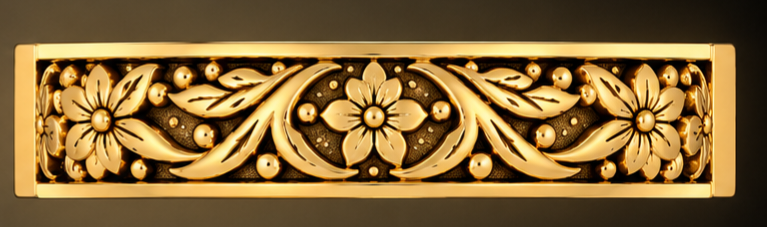
#> input picture reference/band_face.png, 767 x 227 px, found by its file name
$ python stage1.py
#> lines starting #> are read from the running program, lines starting #| are printed output that depends on the picture; after the words box and inside, x2 and y2 are one past the last pixel; in counts of white or black regions, pixels touching at a corner belong together
import os
# stage 1: tile -> 2x, gold mask, slit carve, beads, watershed regions  (debug overlays)
import cv2, numpy as np, os, pickle
from scipy import ndimage as ndi
from skimage.segmentation import watershed
ROOT='.'; Z='/tmp/band_v3_out/'
S=2
def ell(k):
    k=int(round(k)); k=k if k%2 else k+1
    return cv2.getStructuringElement(cv2.MORPH_ELLIPSE,(k,k))
g=lambda a,s: cv2.GaussianBlur(a,(0,0),s)

ref=cv2.imread(ROOT+'/reference/band_face.png')
#> ref is the input picture: shape (227, 767, 3); mean B, G, R 56.7, 105.4, 135.3
im=cv2.resize(ref[37:207,6:741],None,fx=2.2,fy=2.2,interpolation=cv2.INTER_CUBIC)
# new ref (reference/band_face.png): affine-aligned (ECC, shift ~3.4x0.6 ref px + 0.3% scale/1deg shear) into the frame the old ring crop had, so all hand-tuned coordinates stay valid
_WA=np.array([[1.00325,0.01918,-7.56803],[0.00187,1.00146,-1.42234]])
im=cv2.warpAffine(im,_WA,(im.shape[1],im.shape[0]),flags=cv2.INTER_CUBIC|cv2.WARP_INVERSE_MAP,borderMode=cv2.BORDER_REPLICATE)
CROPX=int(os.environ.get('CROPX',0))   # extra ref rows (1x) taken at the BOTTOM; stage38+ drops the same number of dark rows at the top of the final map
c=im[48:308+CROPX,66:1502]
A=c[:,147:747]
P=np.hstack([A,A[:,::-1][:,1:-1]]); PW=P.shape[1]          # one exact period (1198 cols)
T=np.hstack([P,P,P])
T2=cv2.resize(T,None,fx=S,fy=S,interpolation=cv2.INTER_CUBIC)
H2,W2=T2.shape[:2]; PW2=PW*S
X=lambda xp,k=1: (xp+PW*k)*S+(S-1)/2      # period-x (1x) -> T2 col
Y=lambda y: y*S+(S-1)/2

Lab=cv2.cvtColor(T2,cv2.COLOR_BGR2LAB).astype(np.float32)[...,0]
sd=np.sqrt(np.maximum(g(Lab*Lab,3*S)-g(Lab,3*S)**2,0))
score=g(Lab,2.5*S)-0.6*sd   # (kept for old outline / debug)

def build(close_k,hole_max):
#> called with close_k = 13, hole_max = 1200
    m=(score>104).astype(np.uint8)
#> m: shape (520, 7188); values 0 (black) and 1 (white), 50.7% white; 70 black regions (6 under 20 px), largest, box (x1, y1, x2, y2) and area: (0, 0, 7188, 520) 1627597, (499, 288, 939, 520) 26739, (1459, 288, 1899, 520) 26739
    m=cv2.morphologyEx(m,cv2.MORPH_CLOSE,ell(close_k*S))
#> m: shape (520, 7188); values 0 (black) and 1 (white), 55.7% white; 51 black regions, largest, box (x1, y1, x2, y2) and area: (827, 0, 1571, 488) 143874, (3223, 0, 3967, 488) 143874, (5619, 0, 6363, 488) 143874
    m=cv2.morphologyEx(m,cv2.MORPH_OPEN,ell(5*S))
#> m: shape (520, 7188); values 0 (black) and 1 (white), 55.6% white; 39 black regions, largest, box (x1, y1, x2, y2) and area: (1424, 0, 3370, 420) 256310, (3820, 0, 5766, 420) 256310, (827, 0, 1571, 520) 172842
    inv=1-m; l,n=ndi.label(inv); sz=ndi.sum(inv,l,range(1,n+1))
#> after `l, n = ndi.label(inv)`: n = 39
#> after `sz = ndi.sum(inv, l, range(1, n + 1))`: sz = 39 values, max 256310 at index 2, min 553 at index 13, mean 42576.4
    for i,s in enumerate(sz):
        if s<hole_max*S*S: m[l==i+1]=1
#> this loop made 39 passes
#> s on passes 1 to 8: 128186, 172842, 256310, 172842, 256310, 172842, 128123, 3574
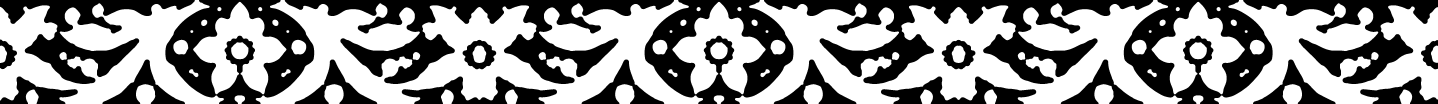
#> m: shape (520, 7188) (shown at 1/5 size); values 0 (black) and 1 (white), 56.7% white; 21 black regions, largest, box (x1, y1, x2, y2) and area: (1424, 0, 3370, 420) 256310, (3820, 0, 5766, 420) 256310, (827, 0, 1571, 520) 172842
    return m
big,small=build(13,1200),build(7,120)
#> the loop in build (call 2), `for i,s in enumerate(sz):` made 41 passes
#> s on passes 1 to 8: 1473199, 371, 371, 371, 371, 371, 371, 305

FLOWERS=[(0,133,24),(599,128,26)]                 # (axis x in period, y, centre-dome radius)
zone=np.zeros((H2,W2),np.float32)
for k in range(3):
    for fx,fy,_ in FLOWERS:
        cv2.ellipse(zone,(int(X(fx,k)),int(Y(130))),(125*S,150*S),0,0,360,1,-1)
#> zone: shape (520, 7188) float32; values 0 (black) and 1 (white), 32.8% white; 6 white regions, box (x1, y1, x2, y2) and area: (948, 0, 1449, 520) 222538, (2146, 0, 2647, 520) 222538, (3344, 0, 3845, 520) 222538, (4542, 0, 5043, 520) 222538, (5740, 0, 6241, 520) 222538, (0, 0, 251, 520) 111527
zone=g(zone,12*S)
m=np.where(zone>.5,small,big).astype(np.uint8)
#> m: shape (520, 7188); values 0 (black) and 1 (white), 54.9% white; 20 black regions (2 under 20 px), largest, box (x1, y1, x2, y2) and area: (1424, 0, 3370, 420) 285882, (3820, 0, 5766, 420) 285882, (827, 0, 1571, 520) 180101

# ---- precise outline (v7): topology-safe base mask (light blur, small close) + local half-max edge refinement
def base_mask(sig=1.2,close_k=5,hole=60,speck=40):
#> called with sig = 1.2, close_k = 5, hole = 60, speck = 40
    sc=g(Lab,sig*S)-0.6*sd
    b=(sc>104).astype(np.uint8)
#> b: shape (520, 7188); values 0 (black) and 1 (white), 52% white; 124 black regions, largest, box (x1, y1, x2, y2) and area: (0, 0, 7188, 520) 1573036, (495, 286, 943, 520) 25925, (1455, 286, 1903, 520) 25925
    b=cv2.morphologyEx(b,cv2.MORPH_CLOSE,ell(close_k*S))
#> b: shape (520, 7188); values 0 (black) and 1 (white), 52.6% white; 58 black regions, largest, box (x1, y1, x2, y2) and area: (0, 0, 7188, 520) 1563841, (498, 288, 939, 520) 25885, (1459, 288, 1900, 520) 25885
    b=cv2.morphologyEx(b,cv2.MORPH_OPEN,ell(3*S))
#> b: shape (520, 7188); values 0 (black) and 1 (white), 52.5% white; 58 black regions, largest, box (x1, y1, x2, y2) and area: (0, 0, 7188, 520) 1565767, (498, 288, 939, 520) 25907, (1459, 288, 1900, 520) 25907
    l,n=ndi.label(b); sz=ndi.sum(b,l,range(1,n+1))
#> after `l, n = ndi.label(b)`: n = 141
#> after `sz = ndi.sum(b, l, range(1, n + 1))`: sz = 141 values, max 145092 at index 9, min 45 at index 44, mean 13926.3
    for i,s_ in enumerate(sz):
        if s_<speck*S*S: b[l==i+1]=0
#> this loop made 141 passes
#> s_ on passes 1 to 8: 69, 69, 69, 69, 69, 69, 27828, 27828
#> b: shape (520, 7188); values 0 (black) and 1 (white), 52.5% white; 58 black regions, largest, box (x1, y1, x2, y2) and area: (0, 0, 7188, 520) 1567873, (498, 288, 939, 520) 25907, (1459, 288, 1900, 520) 25907
    inv=1-b; l,n=ndi.label(inv); sz=ndi.sum(inv,l,range(1,n+1))
#> after `l, n = ndi.label(inv)`:
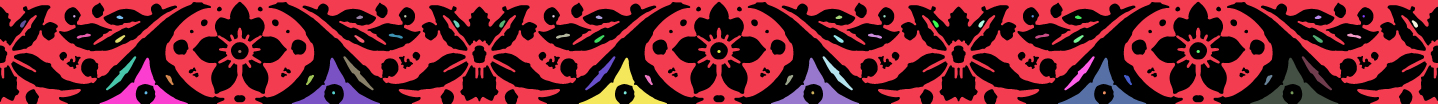
#> l: shape (520, 7188) int32 (shown at 1/5 size); 59 distinct labels, from 0 to 58; one colour per label, 0 black
#> after `l, n = ndi.label(inv)`: n = 58
#> after `sz = ndi.sum(inv, l, range(1, n + 1))`: sz = 58 values, max 1567873 at index 0, min 111 at index 1, mean 30625.2
    for i,s_ in enumerate(sz):
        if s_<hole*S*S: b[l==i+1]=1
#> this loop made 58 passes
#> s_ on passes 1 to 8: 1567873, 111, 111, 111, 111, 111, 111, 426
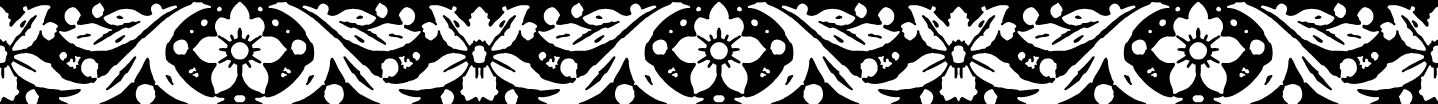
#> b: shape (520, 7188) (shown at 1/5 size); values 0 (black) and 1 (white), 52.5% white; 43 black regions, largest, box (x1, y1, x2, y2) and area: (0, 0, 7188, 520) 1567873, (498, 288, 939, 520) 25907, (1459, 288, 1900, 520) 25907
    return b
def refine_edges(b,sig=0.8,R=6,B=5):
    # inside the +-B px band around the base boundary, put the edge at the half-way level between the
    # local gold plateau (max L inside, radius R) and the local recess level (min L outside)
#> called with sig = 0.8, R = 6, B = 5
    Lf=g(Lab,sig*S); r=int(R*S)
    hi=g(cv2.dilate(np.where(b>0,Lf,0).astype(np.float32),ell(2*r+1)),2*S)
    lo=g(cv2.erode(np.where(b>0,255,Lf).astype(np.float32),ell(2*r+1)),2*S)
    d=cv2.distanceTransform(b,cv2.DIST_L2,5)-cv2.distanceTransform(1-b,cv2.DIST_L2,5)
    new=np.where(np.abs(d)<B*S,Lf>0.5*(hi+lo),b>0).astype(np.uint8)
#> new: shape (520, 7188); values 0 (black) and 1 (white), 55.8% white; 292 black regions (174 under 20 px), largest, box (x1, y1, x2, y2) and area: (0, 0, 7188, 520) 1363839, (1076, 129, 1322, 520) 30096, (3472, 129, 3718, 520) 30096
    l,n=ndi.label(new); sz=ndi.sum(new,l,range(1,n+1))
#> after `l, n = ndi.label(new)`:
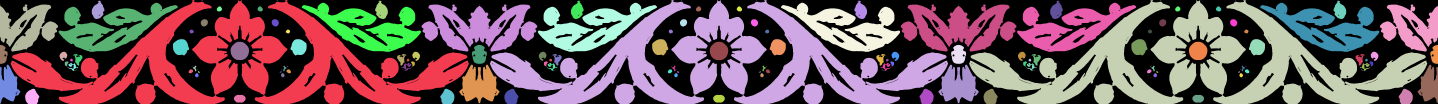
#> l: shape (520, 7188) int32 (shown at 1/5 size); 272 distinct labels, from 0 to 271; one colour per label, 0 black
#> after `l, n = ndi.label(new)`: n = 271
#> after `sz = ndi.sum(new, l, range(1, n + 1))`: sz = 271 values, max 418938 at index 0, min 1 at index 28, mean 7694.8
    for i,s_ in enumerate(sz):
        if s_<40*S*S: new[l==i+1]=0
#> this loop made 271 passes
#> s_ on passes 1 to 3: 418938, 418938, 418938
    return new
def fill_slits(b,w=8,maxarea=900):
    # dark features narrower than w px that touch the wide recess at <=1 place are slits/pin holes inside a
    # leaf: fill them (later stages re-cut them as soft grooves). Features bridging two recess areas are
    # real gaps between shapes and stay open.
#> called with w = 8, maxarea = 900
    inv=(1-b).astype(np.uint8)
    far=cv2.morphologyEx(inv,cv2.MORPH_OPEN,ell(w*S))
#> far: shape (520, 7188); values 0 (black) and 1 (white), 41.1% white; 92 white regions, largest, box (x1, y1, x2, y2) and area: (1720, 0, 3074, 159) 85474, (4116, 0, 5470, 159) 85474, (828, 0, 1190, 485) 67135
    far=cv2.dilate(far,ell(3))                        # recover opening shrink at the contact line
#> far: shape (520, 7188); values 0 (black) and 1 (white), 42.7% white; 86 white regions, largest, box (x1, y1, x2, y2) and area: (1719, 0, 3075, 160) 88406, (4115, 0, 5471, 160) 88406, (827, 0, 1191, 486) 69099
    narrow=(inv>0)&(far==0)
#> narrow: shape (520, 7188) bool; 2.9% white; 959 white regions (490 under 20 px), largest, box (x1, y1, x2, y2) and area: (63, 292, 183, 362) 1586, (2215, 292, 2335, 362) 1586, (2459, 292, 2579, 362) 1586
    l,n=ndi.label(narrow); out=b.copy()
#> after `l, n = ndi.label(narrow)`:
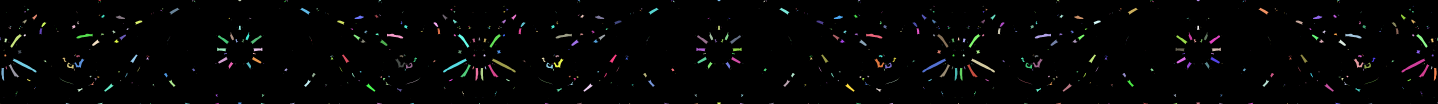
#> l: shape (520, 7188) int32 (shown at 1/5 size); 1471 distinct labels, from 0 to 1470; one colour per label, 0 black
#> after `l, n = ndi.label(narrow)`: n = 1470
    sl=ndi.find_objects(l)
#> sl = 1470 items
    for i,sli in enumerate(sl):
        y0,y1=max(sli[0].start-6*S,0),min(sli[0].stop+6*S,b.shape[0])
        x0,x1=max(sli[1].start-6*S,0),min(sli[1].stop+6*S,b.shape[1])
        comp=(l[y0:y1,x0:x1]==i+1).astype(np.uint8)
        if comp.sum()>maxarea*S*S: continue
        touch=cv2.dilate(comp,ell(5*S))&(far[y0:y1,x0:x1]>0)&(inv[y0:y1,x0:x1]>0)
        k,_=ndi.label(touch)
        if _<=1: out[y0:y1,x0:x1][comp>0]=1
#> this loop made 1470 passes
#> (y0, y1, x0, x1) on passes 1 to 3: (0, 17, 481, 516), (0, 15, 948, 985), (0, 18, 1179, 1219)
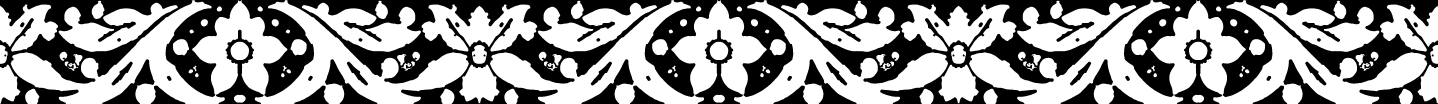
#> out: shape (520, 7188) (shown at 1/5 size); values 0 (black) and 1 (white), 57.9% white; 46 black regions, largest, box (x1, y1, x2, y2) and area: (0, 0, 7188, 520) 1332662, (1079, 148, 1319, 520) 24686, (3475, 148, 3715, 520) 24686
    return out
def smooth_mask(b,sig=1.2):
#> called with sig = 1.2
    d=cv2.distanceTransform(b,cv2.DIST_L2,5)-cv2.distanceTransform(1-b,cv2.DIST_L2,5)
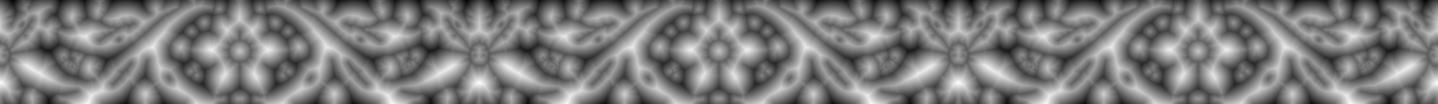
#> d: shape (520, 7188) float32 (shown at 1/5 size); min -62.55, max 75.74, mean 5.3; drawn with min black and max white
    out=(g(d.astype(np.float32),sig*S)>0).astype(np.uint8)
#> out: shape (520, 7188); values 0 (black) and 1 (white), 57.8% white; 52 black regions, largest, box (x1, y1, x2, y2) and area: (1435, 0, 3359, 520) 309790, (3831, 0, 5755, 520) 309790, (0, 0, 963, 520) 154964
    inv=1-out; l,n=ndi.label(inv); sz=ndi.sum(inv,l,range(1,n+1))   # pin holes left after smoothing
#> after `l, n = ndi.label(inv)`: n = 52
#> after `sz = ndi.sum(inv, l, range(1, n + 1))`: sz = 52 values, max 309790 at index 2, min 58 at index 22, mean 30317.6
    for i,s_ in enumerate(sz):
        if s_<150*S*S: out[l==i+1]=1
#> this loop made 52 passes
#> s_ on passes 1 to 8: 154964, 135106, 309790, 135106, 309790, 135106, 154812, 375
    return out
if not os.environ.get('OLD_OUTLINE'):
    m=refine_edges(base_mask())
    m=smooth_mask(fill_slits(m))

g8=cv2.cvtColor(T2,cv2.COLOR_BGR2GRAY).astype(np.float32)
bh=cv2.morphologyEx(g(g8,1.2*S),cv2.MORPH_BLACKHAT,ell(13*S))
slit=((bh>52)&(zone>.5)).astype(np.uint8)
slit=cv2.morphologyEx(slit,cv2.MORPH_OPEN,ell(2*S))
l,n=ndi.label(slit); sz=ndi.sum(slit,l,range(1,n+1))
#> after `l, n = ndi.label(slit)`: n = 111
#> after `sz = ndi.sum(slit, l, range(1, n + 1))`: sz = 111 values, max 20220 at index 11, min 17 at index 5, mean 1148.6
for i,s in enumerate(sz):
    if s<90*S*S: slit[l==i+1]=0
#> this loop made 111 passes
#> s on passes 1 to 8: 49, 49, 49, 49, 49, 17, 17, 17

np.savez_compressed(Z+'s1.npz',m=m,slit=slit,bh=bh,zone=zone,score=score)
cv2.imwrite(Z+'T2.png',T2)
print(T2.shape,PW,PW2)
#| (520, 7188, 3) 1198 2396

$ run again, with reference/flat_sol_l.png copied over reference/band_face.png
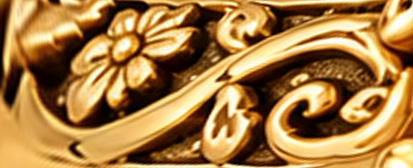
#> input picture reference/flat_sol_l.png, 413 x 168 px, found by its file name
#> ref is the input picture: shape (168, 413, 3); mean B, G, R 67.9, 125.4, 168.3
#> in build, `l, n = ndi.label(inv)`: n = 46
#> in build, `sz = ndi.sum(inv, l, range(1, n + 1))`: sz = 46 values, max 288038 at index 2, min 762 at index 34, mean 33775.2
#> the loop in build, `for i,s in enumerate(sz):` made 46 passes
#> s on passes 1 to 8: 3256, 55954, 288038, 111682, 3256, 3256, 288038, 111682
#> after the loop in build, `for i,s in enumerate(sz):`:
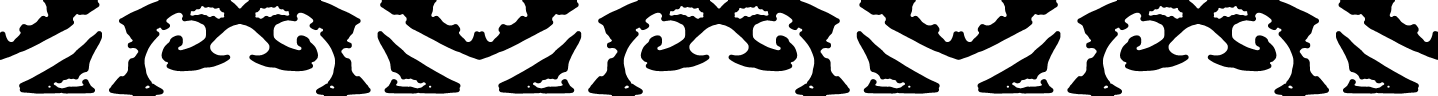
#> m: shape (480, 7188) (shown at 1/5 size); values 0 (black) and 1 (white), 56.6% white; 13 black regions, largest, box (x1, y1, x2, y2) and area: (545, 0, 1853, 480) 288038, (2941, 0, 4249, 480) 288038, (5337, 0, 6645, 480) 288038
#> the loop in build (call 2), `for i,s in enumerate(sz):` made 68 passes
#> s on passes 1 to 8: 4702, 56488, 226, 300928, 226, 112696, 4702, 4702
#> in base_mask, `l, n = ndi.label(b)`: n = 84
#> in base_mask, `sz = ndi.sum(b, l, range(1, n + 1))`: sz = 84 values, max 1594581 at index 4, min 55 at index 54, mean 21715.1
#> the loop in base_mask, `for i,s_ in enumerate(sz):` made 84 passes
#> s_ on passes 1 to 8: 1905, 330, 24969, 355, 1594581, 2202, 355, 49770
#> in base_mask, `l, n = ndi.label(inv)`: n = 81
#> in base_mask, `sz = ndi.sum(inv, l, range(1, n + 1))`: sz = 81 values, max 291850 at index 3, min 1 at index 21, mean 20092.7
#> the loop in base_mask, `for i,s_ in enumerate(sz):` made 81 passes
#> s_ on passes 1 to 8: 70, 5507, 57194, 291850, 114122, 10982, 126, 291850
#> in refine_edges, `l, n = ndi.label(new)`: n = 243
#> in refine_edges, `sz = ndi.sum(new, l, range(1, n + 1))`: sz = 243 values, max 1594171 at index 4, min 1 at index 30, mean 7620.3
#> the loop in refine_edges, `for i,s_ in enumerate(sz):` made 243 passes
#> s_ on passes 1 to 3: 1816, 460, 24128
#> narrow: shape (480, 7188) bool; 2.4% white; 1093 white regions (661 under 20 px), largest, box (x1, y1, x2, y2) and area: (763, 383, 820, 426) 858, (1578, 383, 1635, 426) 858, (3159, 383, 3216, 426) 858
#> in fill_slits, `l, n = ndi.label(narrow)`: n = 1729
#> sl = 1729 items
#> the loop in fill_slits, `for i,sli in enumerate(sl):` made 1729 passes
#> (y0, y1, x0, x1) on passes 1 to 3: (0, 14, 21, 46), (0, 16, 128, 159), (0, 14, 140, 165)
#> after the loop in fill_slits, `for i,sli in enumerate(sl):`:
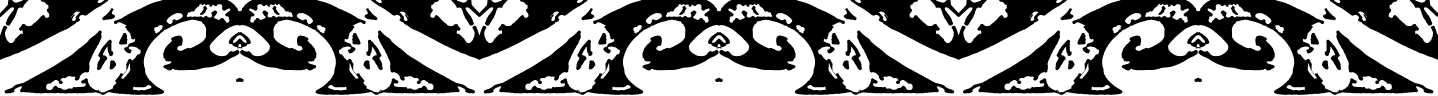
#> out: shape (480, 7188) (shown at 1/5 size); values 0 (black) and 1 (white), 55.3% white; 47 black regions, largest, box (x1, y1, x2, y2) and area: (23, 0, 2375, 474) 364688, (2419, 0, 4771, 474) 364688, (4815, 0, 7167, 474) 364688
#> in smooth_mask, `l, n = ndi.label(inv)`: n = 47
#> in smooth_mask, `sz = ndi.sum(inv, l, range(1, n + 1))`: sz = 47 values, max 364806 at index 2, min 584 at index 44, mean 32836.9
#> the loop in smooth_mask, `for i,s_ in enumerate(sz):` made 47 passes
#> s_ on passes 1 to 8: 6235, 56102, 364806, 111954, 12428, 364806, 111954, 12428
#> `l, n = ndi.label(slit)`: n = 91
#> `sz = ndi.sum(slit, l, range(1, n + 1))`: sz = 91 values, max 1859 at index 11, min 37 at index 34, mean 475.7
#> the loop `for i,s in enumerate(sz):` made 91 passes
#> s on passes 1 to 8: 81, 265, 265, 154, 265, 265, 154, 265
#| (480, 7188, 3) 1198 2396
